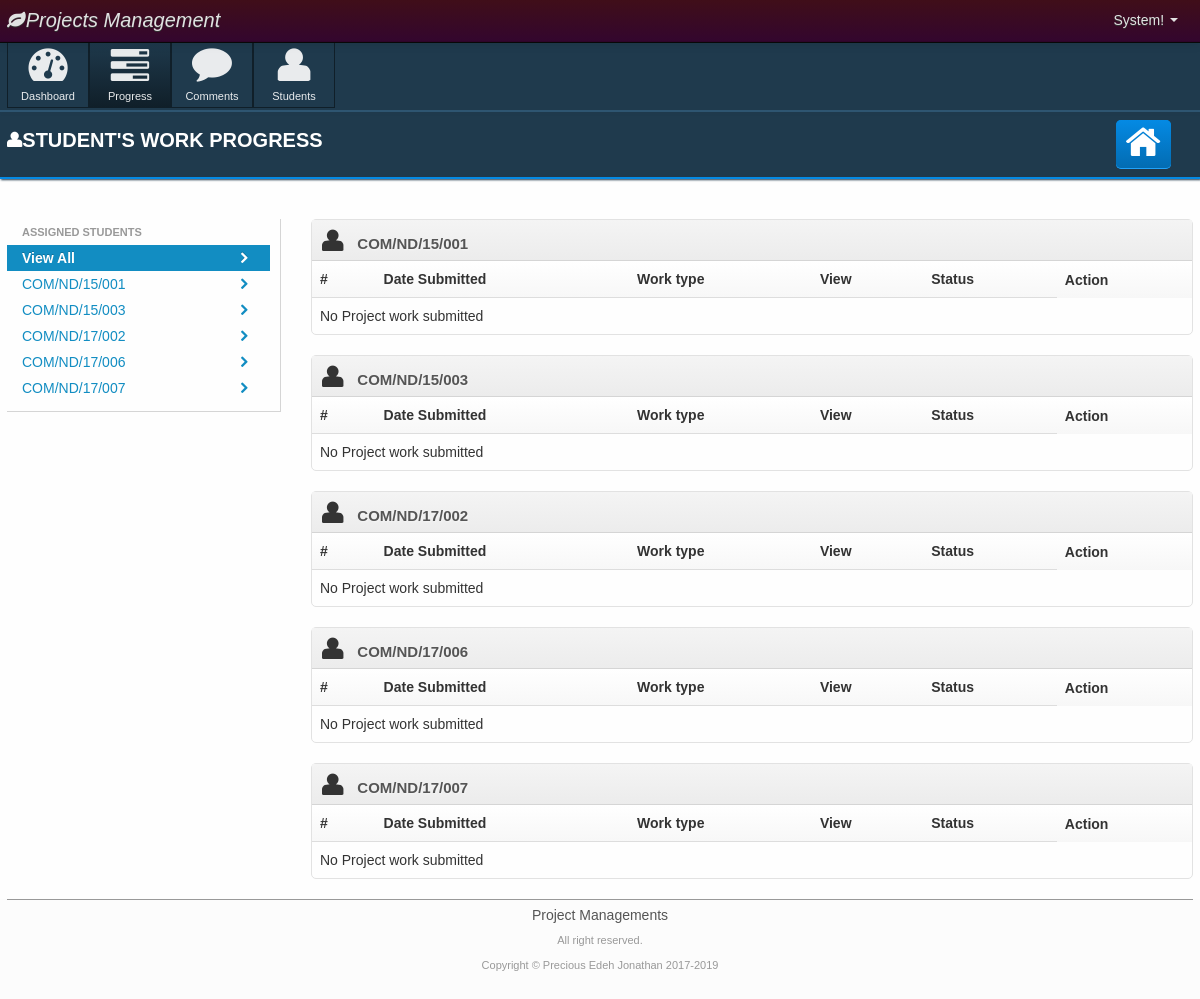
The page /supervisors/Progress.php (signed in) on the database its author committed.
### tables this page shows
CREATE TABLE `tb_students` (
  `id` int(11) NOT NULL,
  `studentid` varchar(15) NOT NULL,
  `firstname` varchar(15) NOT NULL,
  `othernames` varchar(30) NOT NULL,
  `school` int(1) NOT NULL,
  `department` int(1) NOT NULL,
  `status` int(1) NOT NULL,
  `isAssigned` int(11) NOT NULL DEFAULT '0'
);

### supervisors/session.php (called while the page is built, shortened)
<?php
$id = $_SESSION['supervisor_id'];
?>

### supervisors/api/api.classess.php (called while the page is built, shortened)
<?php
class api_classes {
    public $conn = null;
    function __construct() {
        $this->conn =  mysqli_connect('localhost', 'root', '',"proj_2019_pms")or die(mysqli_connect_errno());
    }
    function query($string) {
        $result = mysqli_query($this->conn,$string) or $this->sqlErr = mysqli_error($this->conn);
        return $result;
    }
    function fetch_array($result) {
        return $list = mysqli_fetch_array($result);
    }
    function no_rows($result) {
        return mysqli_num_rows($result);
    }
    function StudentList($id) {
        return "select s.`id`, s.`studentid`, CONCAT(s.`firstname`,' ',s.`othernames`) fullname, s.`school`, s.`department`,
		 s.`status` FROM `tb_students` s,tb_schedulled c WHERE (s.id=c.studid and s.school=c.schid and s.department=c.dpmid)
		 and c.supid=$id";
    }
}
?>

### supervisors/Progress.php (the view, shortened to what this page needs)
<!DOCTYPE html>
<html lang="en">
<head>
    <link rel="stylesheet" href="../alert/css/jquery-confirm.css">
    <?php include('head.php');
	?>
</head>
    <body>
			<?php include('top.php'); ?>
        <div id="body-container">
            <div id="body-content">
                <?php include('nav.php'); ?>
                           <section class="nav nav-page">
        <div class="container">
            <div class="row">
                <div class="span7">
                    <header class="page-header">
                        <h3><i class="icon-user"></i>STUDENT'S WORK PROGRESS
                        </h3>
                    </header>
                </div>
                <div class="page-nav-options">
                    <div class="span9">
                        <ul class="nav nav-pills">
                            <li>
                                <a href="../supervisors"><i class="icon-home icon-large"></i></a>
                            </li>
                        </ul>
                    </div>
                </div>
            </div>
        </div>
    </section>
    <section class="page container">
        <div class="row">
                <div class="span4">
                    <div class="blockoff-right">
                        <ul id="person-list" class="nav nav-list">
                            <li class="nav-header">Assigned students</li>
                            <li class="active">
                                <a id="view-all" href="#">
                                    <i class="icon-chevron-right pull-right"></i>
                                    <b>View All</b>
                                </a>
                            	</li>
                            	 <?php
										$sql =$data->query($data->StudentList($id));$i =0;
										while($row=$data->fetch_array($sql)){$i+=1;
									?>
                                <li>
                                    <a href="#Person-<?php echo $i ?>">
                                        <i class="icon-chevron-right pull-right"></i>
                                        <?php echo $row['studentid'] ?>
                                    </a>
                                </li>
                                <?php }?>
                        </ul>
                    </div>
                </div>
                <div class="span12">
                 <?php
										$sql =$data->query($data->StudentList($id));$j =0;
										while($row=$data->fetch_array($sql)){$j+=1;
									?>
                    <div id="Person-<?php echo $j ?>" class="box">
                        <div class="box-header">
                            <i class="icon-user icon-large"></i>
                            <h5><?php echo $row['studentid'] ?></h5>
                        </div>
                        <div class="box-content box-table">
                        <table class="table table-hover tablesorter">
                            <thead>
                                <tr>
                                	<th>#</th>
                                    <th>Date Submitted</th>
                                    <th>Work type</th>
                                    <th>View</th>
                                    <th>Status</th>
                                    <th>Action</th>
                                </tr>
                            </thead>
                            <tbody>
                            <?php $cmd = $data->query("SELECT  *, case when status=1 then 'Approved' when status=2 then 'Rejected' when
							 status=0 then 'pending' end statusname FROM `projectwork` WHERE studid=".$row['id']);$k=0;
							if($data->no_rows($cmd)>0){
								while($tr = $data->fetch_array($cmd)){$k+=1;
							?>
                                <tr>
                                	<td><?php echo $k ?></td>
                                    <td><?php echo date_format(date_create($tr['subdate']),"d F, Y"); ?></td>
                                    <td><?php echo $tr['work']; ?></td>
                                    <td><a href="../students/upload/<?php echo $tr['workfile'] ?>" class="btn btn-info" target="_blank">View</a></td>
                                    <td><span class="label label-warning"><?php echo $tr['statusname']; ?></span></td>
                                    <td>
                                    <?php if($tr['status']==0){?>
                                    <div class="btn-group">
								<button data-toggle="dropdown" class="btn dropdown-toggle">Action <span class="caret"></span></button>
									<ul class="dropdown-menu">
									<li><a href="#myAlert<?php echo $tr[0] ?>1" data-toggle="modal">Approve</a>
                                     </li>
									<li><a href="#myAlert<?php echo $tr[0] ?>2" data-toggle="modal">Reject</a></li>
									 </ul>
								</div>
                                    <?php }?>
                                    </td>
                                </tr>
                                <div id="myAlert<?php echo $tr[0] ?>1" class="modal hide">
                      <form action="" enctype="multipart/form-data" method="post" id="workResponse<?php echo $tr[0] ?>1"
                                 class="form-horizontal" name="workResponse<?php echo $tr[0] ?>1">
                                 <input name="frmUpload" type="hidden" value="">
											<div class="modal-header">
												<button data-dismiss="modal" class="close" type="button">&times;</button>
												<h3>APPROVE <?php echo strtoupper($tr['work']) ?></h3>
											</div>
											<div class="modal-body">
                                                <div class="control-group">
                                                <div class="controls">
                                                <input type="hidden" id="stud_id" value="<?php echo $tr['studid'] ?>" name="studid">
                                                 <input type="hidden" id="id<?php echo $tr[0] ?>1" value="<?php echo $id ?>" name="id">
                                                  <input type="hidden" id="workid" value="<?php echo $tr['id'] ?>" name="workid">
                                                  <input name="uploadType" type="hidden" value="1">
                                                    <textarea name="comment" id="comment<?php echo $tr[0] ?>1" required class="span7"
                                                     placehoder="Place comment here" rows="5" cols="30"></textarea>
                                                </div>
                                                </div>
                                                <div class="control-group">
                                                <label for="workfile" class="control-label">Upload edited work:</label>
                                                <div class="controls">
                                                   <input name="image" type="file" required placeholder="Upload work file">
                                                </div>
                                                </div>
											</div>
											<div class="modal-footer">
												<a class="btn btn-primary"
                                                href="javascript:void(0)" onClick="ApproveRow('<?php echo $tr[0] ?>1')">
                                                Approve</a>
												<a data-dismiss="modal" class="btn" href="#">Cancel</a>
											</div>
                                            </form>
										</div>
                            <div id="myAlert<?php echo $tr[0] ?>2" class="modal hide">
                      <form action="" enctype="multipart/form-data" method="post" id="workResponse<?php echo $tr[0] ?>2"
                                 class="form-horizontal" name="workResponse<?php echo $tr[0] ?>2">
                                 <input name="frmUpload" type="hidden" value="">
											<div class="modal-header">
												<button data-dismiss="modal" class="close" type="button">&times;</button>
												<h3>REJECT <?php echo strtoupper($tr['work']) ?></h3>
											</div>
											<div class="modal-body">
                                                <div class="control-group">
                                                <div class="controls">
                                                <input  type="hidden" id="stud_id" value="<?php echo $tr['studid'] ?>" name="studid">
                                                 <input type="hidden" id="id<?php echo $tr[0] ?>2" value="<?php echo $id ?>" name="id">
                                                  <input type="hidden" id="workid" value="<?php echo $tr['id'] ?>" name="workid">
                                                  <input name="uploadType" type="hidden" value="2">
                                                    <textarea name="comment" id="comment<?php echo $tr[0] ?>2" required class="span7"
                                                     placehoder="Place comment here" rows="5" cols="30"></textarea>
                                                </div>
                                                </div>
                                                <div class="control-group">
                                                <label for="workfile" class="control-label">Upload edited work:</label>
                                                <div class="controls">
                                                   <input name="image" type="file" required placeholder="Upload work file">
                                                </div>
                                                </div>
											</div>
											<div class="modal-footer">
												<a class="btn btn-primary"
                                                href="javascript:void(0)" onClick="RejectRow('<?php echo $tr[0] ?>2')">
                                                Approve</a>
												<a data-dismiss="modal" class="btn" href="#">Cancel</a>
											</div>
                                            </form>
										</div>
                                <?php }}else{
									?>
                                    <tr>
                                    <td colspan="5">No Project work submitted</td>
                                	</tr>
                                    <?php
								}  ?>
                            </tbody>
                        </table>
                        </div>
                    </div>
                <?php }?>
                </div>
            </div>
  </section>
  </div>
  </div>
        <?php include('footer.php'); ?>
	</body>
</html>

### rows shown on the page
tb_students: studentid "COM/ND/15/001"
tb_students: studentid "COM/ND/15/003"
tb_students: studentid "COM/ND/17/002"
tb_students: studentid "COM/ND/17/006"
tb_students: studentid "COM/ND/17/007"
